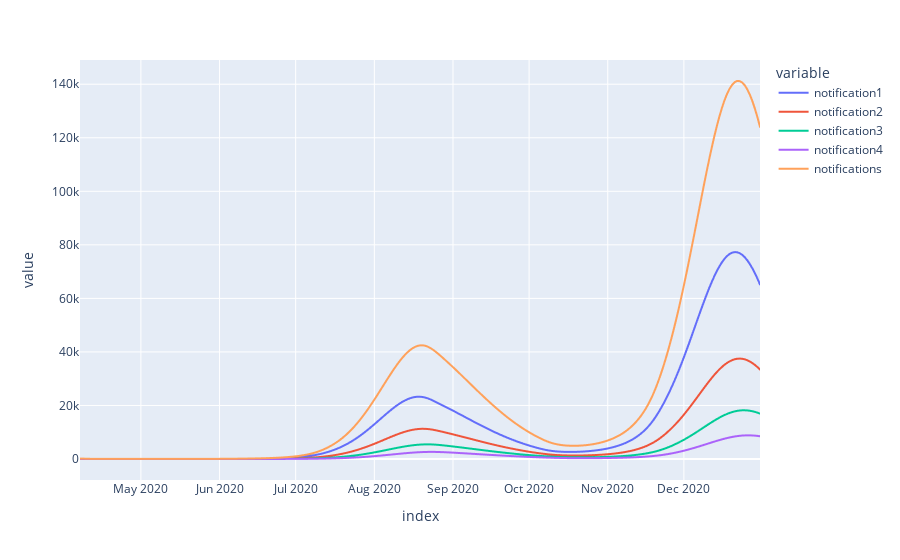

Here is the notebook cell this chart was saved with:
### Code cell
m.get_derived_outputs_df().plot()

### Figure 1 — Plotly figure (JSON) as saved in the notebook; plotly's stock layout.template omitted (floating-point values rounded to 4 significant figures; data arrays with more than 128 entries replaced by an {"elided": "..."} marker saying what was removed)
{"data": [{"hovertemplate": "variable=notification1<br>index=%{x}<br>value=%{y}<extra></extra>", "legendgroup": "notification1", "line": {"color": "#636efa", "dash": "solid"}, "marker": {"symbol": "circle"}, "mode": "lines", "name": "notification1", "showlegend": true, "type": "scattergl", "x": {"elided": "269 str values"}, "xaxis": "x", "y": {"elided": "269 float values"}, "yaxis": "y"}, {"hovertemplate": "variable=notification2<br>index=%{x}<br>value=%{y}<extra></extra>", "legendgroup": "notification2", "line": {"color": "#EF553B", "dash": "solid"}, "marker": {"symbol": "circle"}, "mode": "lines", "name": "notification2", "showlegend": true, "type": "scattergl", "x": {"elided": "269 str values"}, "xaxis": "x", "y": {"elided": "269 float values"}, "yaxis": "y"}, {"hovertemplate": "variable=notification3<br>index=%{x}<br>value=%{y}<extra></extra>", "legendgroup": "notification3", "line": {"color": "#00cc96", "dash": "solid"}, "marker": {"symbol": "circle"}, "mode": "lines", "name": "notification3", "showlegend": true, "type": "scattergl", "x": {"elided": "269 str values"}, "xaxis": "x", "y": {"elided": "269 float values"}, "yaxis": "y"}, {"hovertemplate": "variable=notification4<br>index=%{x}<br>value=%{y}<extra></extra>", "legendgroup": "notification4", "line": {"color": "#ab63fa", "dash": "solid"}, "marker": {"symbol": "circle"}, "mode": "lines", "name": "notification4", "showlegend": true, "type": "scattergl", "x": {"elided": "269 str values"}, "xaxis": "x", "y": {"elided": "269 float values"}, "yaxis": "y"}, {"hovertemplate": "variable=notifications<br>index=%{x}<br>value=%{y}<extra></extra>", "legendgroup": "notifications", "line": {"color": "#FFA15A", "dash": "solid"}, "marker": {"symbol": "circle"}, "mode": "lines", "name": "notifications", "showlegend": true, "type": "scattergl", "x": {"elided": "269 str values"}, "xaxis": "x", "y": {"elided": "269 float values"}, "yaxis": "y"}], "layout": {"legend": {"title": {"text": "variable"}, "tracegroupgap": 0}, "margin": {"t": 60}, "xaxis": {"anchor": "y", "domain": [0, 1], "title": {"text": "index"}}, "yaxis": {"anchor": "x", "domain": [0, 1], "title": {"text": "value"}}}}
